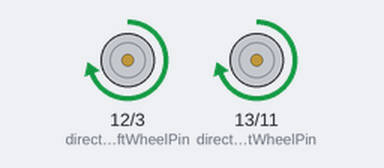
The sketch below on a simulated Arduino Uno, built with avr-gcc and run on an emulated ATmega328P. Parts: direction and speed pins drawn as motors (green arrow = direction pin HIGH = forward, orange = LOW = backward, longer = more drive).

Above: at 0.5 s.
At 2.5 s:
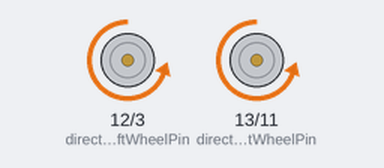
At 3.5 s:
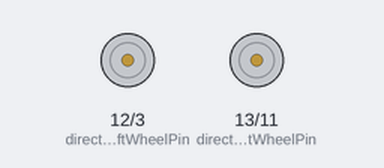
Timing chart, 0 to 5.2 s (numbered marks = the images above):
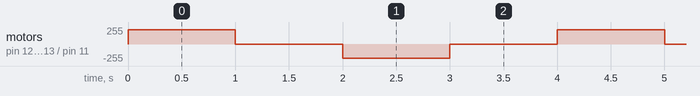

The sketch:

wheelTest.ino
```cpp
#define supplyVolts 6
#define motorVolts 5

int pwmleftWheelPin = 3;
int pwmrightWheelPin = 11;
int directionleftWheelPin = 12;
int directionrightWheelPin = 13;


void setup()
{
  pinMode(pwmleftWheelPin, OUTPUT);
  pinMode(pwmrightWheelPin, OUTPUT);
  pinMode(directionleftWheelPin, OUTPUT);
  pinMode(directionrightWheelPin, OUTPUT);
  setMotors(0, 0);
}

void loop()
{
  setMotors(255, 255);
  delay(1000);
  setMotors(0,0);
  delay(1000);
  setMotors(-255, -255);
  delay(1000);
  setMotors(0,0);
  delay(1000);

}

void moveForward()
{
  setMotors(255, 255);
}

void moveBackward()
{
  setMotors(-255, -255);
}

void moveStop()
{
  setMotors(0, 0);
}

void setMotors(int rightWheel, int leftWheel)
{
   int vleftWheel = abs(leftWheel) * motorVolts / supplyVolts;
   int vrightWheel = abs(rightWheel) * motorVolts / supplyVolts;
   int dleftWheel = (leftWheel > 0);
   int drightWheel = (rightWheel > 0);
   if (vleftWheel < 50)
   {
     vleftWheel = 0;
   }
   if (vrightWheel < 50)
   {
     vrightWheel = 0;
   }
   analogWrite(pwmleftWheelPin, vleftWheel);
   analogWrite(pwmrightWheelPin, vrightWheel);
   digitalWrite(directionleftWheelPin, dleftWheel);
   digitalWrite(directionrightWheelPin, drightWheel);
}
```

Measured:
- by itself, motor on pin 12 (directionleftWheelPin) / pin 3 (pwmleftWheelPin), motor on pin 13 (directionrightWheelPin) / pin 11 (pwmrightWheelPin): repeats every 4.0 s: stopped 1.0 s, backward 212/255 1.0 s, stopped 1.0 s, forward 212/255 1.0 s
